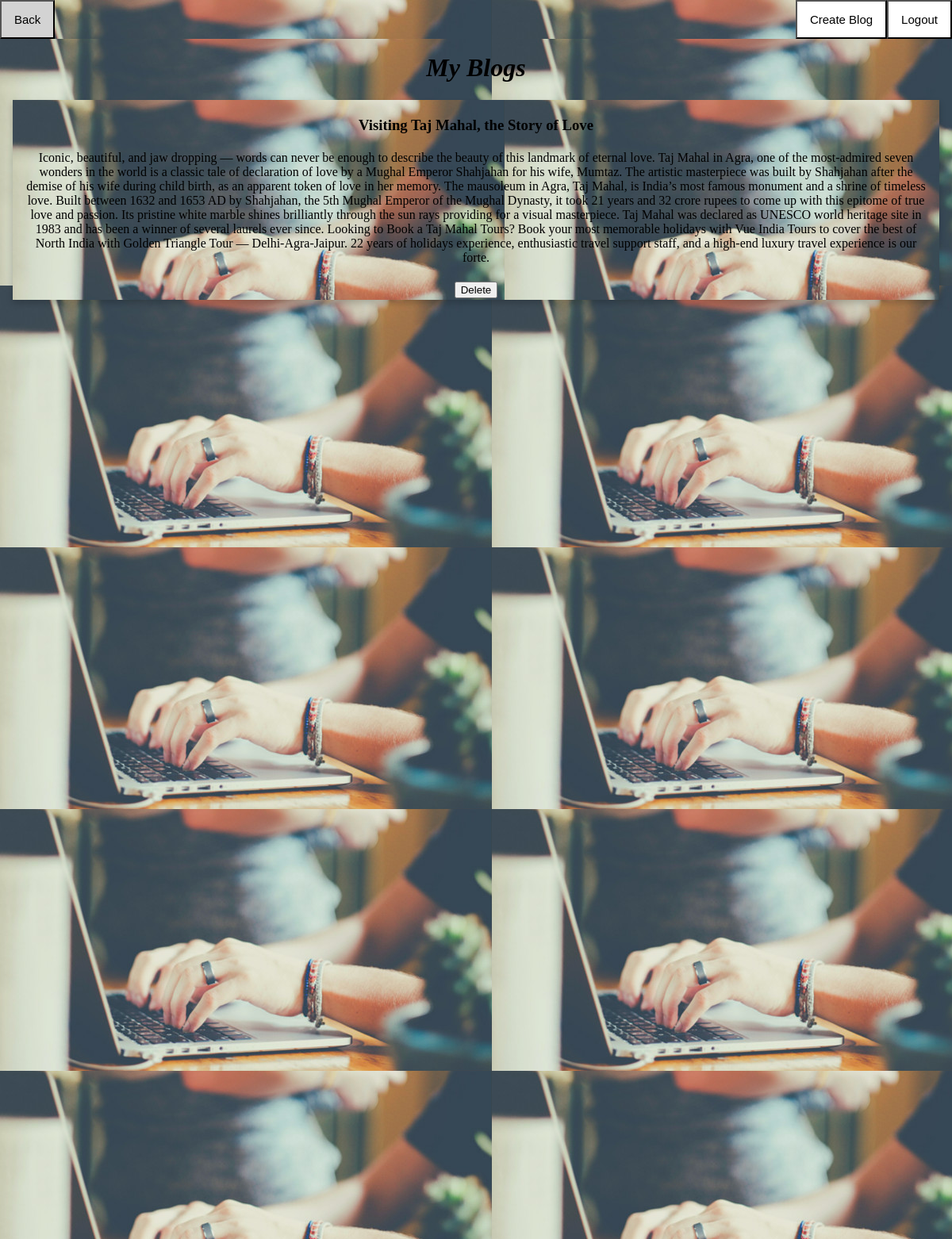
The app's page /myblogs (signed in) with its own data.
### tables this page shows
CREATE TABLE POSTS(
      email TEXT NOT NULL,
      title TEXT NOT NULL,
      imagepath TEXT NOT NULL,
      description TEXT NOT NULL);

### app.py (the view)
@app.route("/myblogs")
def myblogs():
   conn=sqlite3.connect('mydb.db')
   c4=conn.cursor()
   sessionemail=session['email']
   c4.execute("SELECT title,imagepath,description from POSTS where email=(?)",(sessionemail,))
   f1=c4.fetchall()
   f1=list(f1)
   conn.commit()
   c4.close()
   if len(f1)==0:
      return "You dont have any blogs"
   else:
      return render_template('myblogs.html',length = len(f1), fetched=f1)

### templates/myblogs.html (shortened to what this page needs)
<!DOCTYPE html>
<html>
<head>
</head>
<body>
  <form class="login100-form validate-form" action="/" method="GET">
    <div class="navbar" navbar-right>
      <input class="backbutton" type="submit" value="Back" formaction="/backtohome">
      <input type="submit" value="Logout" formaction="/" >
      <input type="submit" value="Create Blog" formaction="/createblog">
    </div>
  <div class="main">
    <h1 class="headingblog">My Blogs</h1>
    <div class="card">
      {%for i in range(0, length)%}
        <div class="container">
          {% set x=fetched[i][0] %}
          <h3><b>{{fetched[i][0]}}</b></h3>
          <h4>{{fetched[i][2]}}</h4>
          <input type="submit" value="Delete" formaction="{{url_for('ondeleteblog',title=x)}}">
        </div>
      {%endfor%}
    </div>
  </div>
  </form>
</body>
</html>

### templates/myblogs.html (style rules this page uses)
body { margin:0; }
.navbar { overflow: hidden; background-color: lightslategrey; position: fixed; top: 0; width: 100%; }
.navbar input { float: right; display: block; background: white; color:black; text-align: center; padding: 14px 16px; text-decoration: none; font-size: 15px; }
.navbar input.backbutton { float: left; display: block; background: white; color:black; text-align: center; padding: 14px 16px; text-decoration: none; font-size: 15px; }
.main { padding: 16px; margin-top: 30px; height: 1500px; }
div { background-image: url('./images/icons/background.jpg'); }
.card { box-shadow: 0 4px 8px 0 rgba(0,0,0,0.2); transition: 0.3s; width: 100%; text-align: center; align-self: center; }
.container { text-align: center; padding: 2px 16px; }
h1.headingblog { text-align: center; font-style :italic; }
h4 { font-weight: normal; }

### records on screen
POSTS: title "Visiting Taj Mahal, the Story of Love", description "Iconic, beautiful, and jaw dropping — words can never be enough to describe the beauty of this landmark of eternal love. Taj Mahal in Agra, one of the most-admired seven wonders in the world is a classic tale of declaration of love by a Mughal Emperor Shahjahan for his wife, Mumtaz. The artistic masterpiece was built by Shahjahan after the demise of his wife during child birth, as an apparent token of love in her memory. The mausoleum in Agra, Taj Mahal, is India’s most famous monument and a shrine of timeless love. Built between 1632 and 1653 AD by Shahjahan, the 5th Mughal Emperor of the Mughal Dynasty, it took 21 years and 32 crore rupees to come up with this epitome of true love and…"
